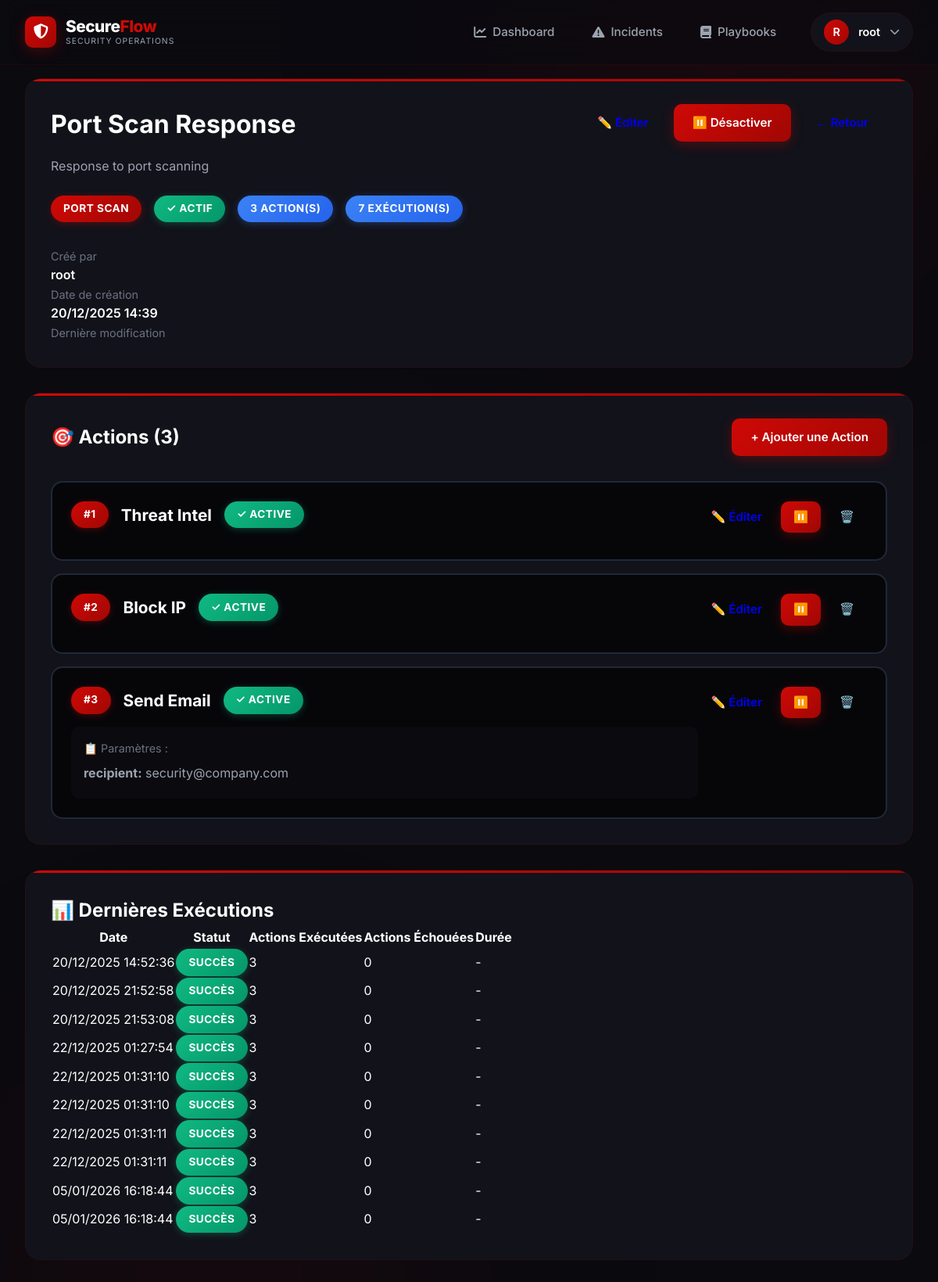
/playbooks/13/ (signed in), run on the app's committed database.
### playbooks/models.py (models this page shows, shortened)
class Playbook(models.Model):
    TRIGGER_CHOICES = [
        ('ssh_bruteforce', 'SSH Bruteforce'),
        ('port_scan', 'Port Scan'),
        ('web_attack', 'Web Attack'),
        ('ddos_attack', 'DDoS'),
        ('suspicious_ip', 'Suspicious IP'),
    ]
    name = models.CharField(max_length=200)
    description = models.TextField()
    trigger = models.CharField(max_length=50, choices=TRIGGER_CHOICES)
    is_active = models.BooleanField(default=True)
    created_by = models.ForeignKey(User, on_delete=models.CASCADE)
    execution_count = models.IntegerField(default=0)
    created_at = models.DateTimeField(auto_now_add=True)

class Action(models.Model):
    ACTION_TYPES = [
        ('block_ip', 'Block IP'),
        ('send_email', 'Send Email'),
        ('enrich_threat', 'Threat Intel'),
        ('create_ticket', 'Create Ticket'),
    ]
    playbook = models.ForeignKey(
        Playbook,
        related_name='actions',
        on_delete=models.CASCADE
    )
    action_type = models.CharField(max_length=50, choices=ACTION_TYPES)
    order = models.IntegerField(default=0)
    parameters = models.JSONField(default=dict, blank=True)
    is_active = models.BooleanField(default=True)

class PlaybookExecution(models.Model):
    STATUS_CHOICES = [
        ('pending', 'Pending'),
        ('running', 'Running'),
        ('success', 'Success'),
        ('failed', 'Failed'),
        ('partial', 'Partial'),
    ]
    playbook = models.ForeignKey(
        Playbook,
        related_name='executions',
        on_delete=models.CASCADE
    )
    incident = models.ForeignKey(
        'incidents.Incident',
        related_name='playbook_executions',
        on_delete=models.CASCADE
    )
    status = models.CharField(
        max_length=20,
        choices=STATUS_CHOICES,
        default='pending'
    )
    started_at = models.DateTimeField(auto_now_add=True)
    completed_at = models.DateTimeField(null=True, blank=True)
    logs = models.JSONField(default=list)
    actions_executed = models.IntegerField(default=0)
    actions_failed = models.IntegerField(default=0)

### playbooks/views.py (the view)
# urls.py: path('<int:pk>/', views.playbook_detail, name='detail'),
@login_required
def playbook_detail(request, pk):
    playbook = get_object_or_404(Playbook, pk=pk)
    actions = playbook.actions.all().order_by('order')
    executions = playbook.executions.all()[:10]  # 10 dernières exécutions
    context = {
        'playbook': playbook,
        'actions': actions,
        'executions': executions,
        'action_count': actions.count(),
    }
    return render(request, 'playbooks/detail.html', context)

### templates/playbooks/detail.html (shortened to what this page needs)
{% extends 'base.html' %}
{% block content %}
<div class="card">
    <div style="display: flex; justify-content: space-between; align-items: start; margin-bottom: 2rem;">
        <div style="flex: 1;">
            <h1>{{ playbook.name }}</h1>
            <p style="color: var(--text-gray); margin: 1rem 0;">{{ playbook.description }}</p>
            <div style="display: flex; gap: 1rem; flex-wrap: wrap; margin-top: 1.5rem;">
                <span class="badge badge-primary">{{ playbook.get_trigger_display }}</span>
                {% if playbook.is_active %}
                    <span class="badge badge-success">✓ Actif</span>
                {% else %}
                    <span class="badge badge-danger">✗ Inactif</span>
                {% endif %}
                <span class="badge badge-info">{{ action_count }} action(s)</span>
                <span class="badge badge-info">{{ playbook.execution_count }} exécution(s)</span>
            </div>
        </div>
        <div style="display: flex; gap: 0.5rem;">
            <a href="{% url 'playbooks:edit' playbook.id %}" class="btn btn-accent">
                ✏️ Éditer
            </a>
            <a href="{% url 'playbooks:toggle' playbook.id %}" class="btn btn-primary">
                {% if playbook.is_active %}⏸️ Désactiver{% else %}▶️ Activer{% endif %}
            </a>
            <a href="{% url 'playbooks:list' %}" class="btn btn-danger">
            </a>
        </div>
    </div>
    <div class="grid grid-3">
        <div>
            <p style="color: var(--text-muted); font-size: 0.9rem;">Créé par</p>
            <p style="color: var(--text-light); font-weight: 600;">{{ playbook.created_by.username }}</p>
        </div>
        <div>
            <p style="color: var(--text-muted); font-size: 0.9rem;">Date de création</p>
            <p style="color: var(--text-light); font-weight: 600;">{{ playbook.created_at|date:"d/m/Y H:i" }}</p>
        </div>
        <div>
            <p style="color: var(--text-muted); font-size: 0.9rem;">Dernière modification</p>
        </div>
    </div>
</div>
<div class="card">
    <div style="display: flex; justify-content: space-between; align-items: center; margin-bottom: 2rem;">
        <h2>🎯 Actions ({{ action_count }})</h2>
        <a href="{% url 'playbooks:action_create' playbook.id %}" class="btn btn-primary">
            + Ajouter une Action
        </a>
    </div>
    {% if actions %}
    <div style="display: flex; flex-direction: column; gap: 1rem;">
        {% for action in actions %}
        <div style="background: var(--bg-darker); border-radius: 15px; padding: 1.5rem; border: 2px solid {% if action.is_active %}var(--accent){% else %}rgba(255,255,255,0.1){% endif %};">
            <div style="display: flex; justify-content: space-between; align-items: start;">
                <div style="flex: 1;">
                    <div style="display: flex; align-items: center; gap: 1rem; margin-bottom: 1rem;">
                        <span class="badge badge-primary">#{{ action.order }}</span>
                        <h3 style="margin: 0; color: var(--text-light); font-size: 1.3rem;">
                            {{ action.get_action_type_display }}
                        </h3>
                        {% if action.is_active %}
                            <span class="badge badge-success">✓ Active</span>
                        {% else %}
                            <span class="badge badge-danger">✗ Inactive</span>
                        {% endif %}
                    </div>
                    {% if action.parameters %}
                    <div style="background: var(--bg-dark); padding: 1rem; border-radius: 10px; margin-top: 1rem;">
                        <p style="color: var(--text-muted); font-size: 0.9rem; margin-bottom: 0.5rem;">📋 Paramètres :</p>
                        {% for key, value in action.parameters.items %}
                        <p style="color: var(--text-gray); margin: 0.25rem 0;">
                            <strong>{{ key }}:</strong> {{ value }}
                        </p>
                        {% endfor %}
                    </div>
                    {% endif %}
                </div>
                <div style="display: flex; gap: 0.5rem;">
                    <a href="{% url 'playbooks:action_edit' action.id %}" class="btn btn-accent" style="padding: 0.5rem 1rem;">
                        ✏️ Éditer
                    </a>
                    <a href="{% url 'playbooks:action_toggle' action.id %}" class="btn btn-primary" style="padding: 0.5rem 1rem;">
                        {% if action.is_active %}⏸️{% else %}▶️{% endif %}
                    </a>
                    <a href="{% url 'playbooks:action_delete' action.id %}" class="btn btn-danger" style="padding: 0.5rem 1rem;">
                        🗑️
                    </a>
                </div>
            </div>
        </div>
        {% endfor %}
    </div>
    {% endif %}
</div>
{% if executions %}
<div class="card">
    <h2>📊 Dernières Exécutions</h2>
    <table>
        <thead>
            <tr>
                <th>Date</th>
                <th>Statut</th>
                <th>Actions Exécutées</th>
                <th>Actions Échouées</th>
                <th>Durée</th>
            </tr>
        </thead>
        <tbody>
            {% for execution in executions %}
            <tr>
                <td>{{ execution.started_at|date:"d/m/Y H:i:s" }}</td>
                <td>
                    {% if execution.status == 'success' %}
                        <span class="badge badge-success">Succès</span>
                    {% elif execution.status == 'failed' %}
                        <span class="badge badge-danger">Échec</span>
                    {% elif execution.status == 'running' %}
                        <span class="badge badge-info">En cours</span>
                    {% else %}
                        <span class="badge badge-warning">{{ execution.get_status_display }}</span>
                    {% endif %}
                </td>
                <td>{{ execution.actions_executed }}</td>
                <td>{{ execution.actions_failed }}</td>
                <td>
                    {% if execution.completed_at %}
                        -
                    {% else %}
                        -
                    {% endif %}
                </td>
            </tr>
            {% endfor %}
        </tbody>
    </table>
</div>
{% endif %}
{% endblock %}

### templates/base.html (shortened to what this page needs)
<!DOCTYPE html>
<html lang="fr">
<head>
    <link rel="stylesheet" href="https://cdnjs.cloudflare.com/ajax/libs/font-awesome/6.5.0/css/all.min.css">
</head>
<body>
    <div class="bg-animation">
    </div>
    {% if user.is_authenticated %}
    <nav class="modern-navbar">
        <div class="navbar-container">
            <a href="{% url 'dashboard:home' %}" class="navbar-brand">
                <div class="brand-icon">
                    <i class="fa-solid fa-shield-halved"></i>
                </div>
                <div class="brand-text">
                    <div class="brand-name">
                        Secure<span class="highlight">Flow</span>
                    </div>
                    <div class="brand-subtitle">Security Operations</div>
                </div>
            </a>
            <div class="nav-menu">
                <a href="{% url 'dashboard:home' %}" class="nav-link">
                    <i class="fa-solid fa-chart-line"></i>
                    <span>Dashboard</span>
                </a>
                <a href="{% url 'incidents:list' %}" class="nav-link">
                    <i class="fa-solid fa-triangle-exclamation"></i>
                    <span>Incidents</span>
                </a>
                <a href="{% url 'playbooks:list' %}" class="nav-link">
                    <i class="fa-solid fa-book"></i>
                    <span>Playbooks</span>
                </a>
                <div class="nav-user">
                    <div class="nav-user-trigger" onclick="toggleDropdown()">
                        <div class="user-avatar">
                            {{ user.username|slice:":1"|upper }}
                        </div>
                        <span class="user-name">{{ user.username }}</span>
                        <i class="fa-solid fa-chevron-down" style="font-size: 0.8rem; color: var(--text-gray);"></i>
                    </div>
                </div>
            </div>
        </div>
    </nav>
    {% endif %}
    <div class="main-container">
        {% block content %}{% endblock %}
    </div>
</body>
</html>

### data on the page
Playbook: name "Port Scan Response", description "Response to port scanning", trigger "PORT SCAN", execution_count "7", created_by.username "root", created_at "20/12/2025 14:39"
Action: order "1", action_type "Threat Intel", is_active "✓ ACTIVE"
Action: order "2", action_type "Block IP", is_active "✓ ACTIVE"
Action: order "3", action_type "Send Email", is_active "✓ ACTIVE", parameters "recipient", parameters "security@company.com"
PlaybookExecution: started_at "20/12/2025 14:52:36", status "SUCCÈS", actions_executed "3", actions_failed "0"
PlaybookExecution: started_at "20/12/2025 21:52:58", status "SUCCÈS", actions_executed "3", actions_failed "0"
PlaybookExecution: started_at "20/12/2025 21:53:08", status "SUCCÈS", actions_executed "3", actions_failed "0"
PlaybookExecution: started_at "22/12/2025 01:27:54", status "SUCCÈS", actions_executed "3", actions_failed "0"
PlaybookExecution: started_at "22/12/2025 01:31:10", status "SUCCÈS", actions_executed "3", actions_failed "0"
PlaybookExecution: started_at "22/12/2025 01:31:10", status "SUCCÈS", actions_executed "3", actions_failed "0"
PlaybookExecution: started_at "22/12/2025 01:31:11", status "SUCCÈS", actions_executed "3", actions_failed "0"
PlaybookExecution: started_at "22/12/2025 01:31:11", status "SUCCÈS", actions_executed "3", actions_failed "0"
PlaybookExecution: started_at "05/01/2026 16:18:44", status "SUCCÈS", actions_executed "3", actions_failed "0"
PlaybookExecution: started_at "05/01/2026 16:18:44", status "SUCCÈS", actions_executed "3", actions_failed "0"

### other printed values
{{ user.username|slice:":1"|upper }} "R"
{{ user.username }} "root"
{{ action_count }} "3"
